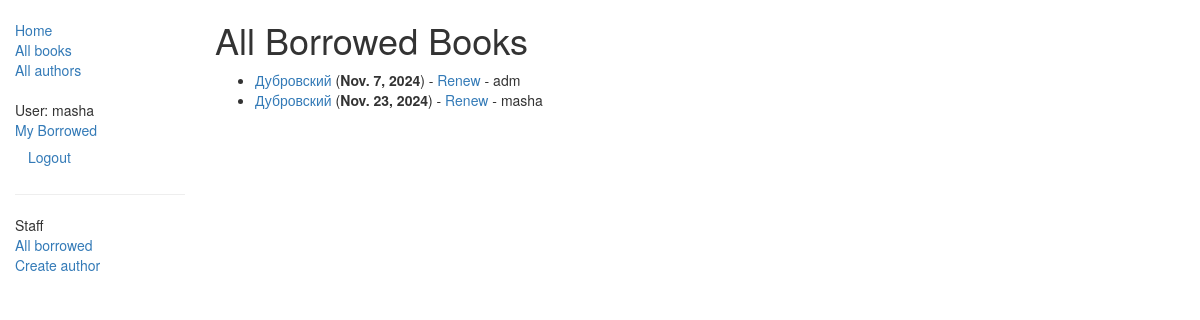
Page /catalog/borrowed/ (signed in) on the committed database.
### catalog/models.py (models this page shows, shortened)
class BookInstance(models.Model):
    id = models.UUIDField(primary_key=True, default=uuid.uuid4, help_text="Unique ID for this particular book across whole library")
    book = models.ForeignKey('Book', on_delete=models.SET_NULL, null=True)
    imprint = models.CharField(max_length=200)
    due_back = models.DateField(null=True, blank=True)
    borrower = models.ForeignKey(User, on_delete=models.SET_NULL, null=True, blank=True)
    LOAN_STATUS = (
        ('m', 'Maintenance'),
        ('o', 'On loan'),
        ('a', 'Available'),
        ('r', 'Reserved'),
    )
    status = models.CharField(max_length=1, choices=LOAN_STATUS, blank=True, default='m', help_text='Book availability')
    @property
    def is_overdue(self):
        if self.due_back and date.today() > self.due_back:
            return True
        return False
    class Meta:
        ordering = ["due_back"]
        permissions = (("can_mark_returned", "Set book as returned"),)

class Book(models.Model):
    title = models.CharField(max_length=200)
    author = models.ForeignKey('Author', on_delete=models.SET_NULL, null=True)
    summary = models.TextField(max_length=1000, help_text="Enter a brief description of the book")
    isbn = models.CharField('ISBN',max_length=13, help_text='13 Character <a href="https://www.isbn-international.org/content/what-isbn">ISBN number</a>')
    genre = models.ManyToManyField(Genre, help_text="Select a genre for this book")
    def display_genre(self):
        """
        Creates a string for the Genre. This is required to display genre in Admin.
        """
        return ', '.join([ genre.name for genre in self.genre.all()[:3] ])
    display_genre.short_description = 'Genre'

### catalog/views.py (the view)
# urls.py: path('borrowed/', views.LoanedBooksAllListView.as_view(), name='all-borrowed'),
class LoanedBooksAllListView(PermissionRequiredMixin, generic.ListView):
    model = BookInstance
    permission_required = 'catalog.can_mark_returned'
    template_name = 'catalog/bookinstance_list_borrowed_all.html'
    paginate_by = 10
    def get_queryset(self):
        return BookInstance.objects.filter(status__exact='o').order_by('due_back')

### catalog/templates/catalog/bookinstance_list_borrowed_all.html
{% extends "base_generic.html" %}
{% block content %}
    <h1>All Borrowed Books</h1>
    {% if bookinstance_list %}
    <ul>
      {% for bookinst in bookinstance_list %}
      <li class="{% if bookinst.is_overdue %}text-danger{% endif %}">
        <a href="{% url 'book-detail' bookinst.book.pk %}">
            {{bookinst.book.title}}</a> (<b>{{ bookinst.due_back }}</b>)
            {% if perms.catalog.can_mark_returned %}-
                <a href="{% url 'renew-book-librarian' bookinst.id %}">Renew</a>
            {% endif %}
          {% if user.is_staff %}- {{ bookinst.borrower }}{% endif %}
      </li>
      {% endfor %}
    </ul>
    {% else %}
      <p>There are no books borrowed.</p>
    {% endif %}
{% endblock %}

### catalog/templates/base_generic.html (shortened to what this page needs)
<!doctype html>
<html lang="en">
  <head>
    <link
      rel="stylesheet"
      href="https://maxcdn.bootstrapcdn.com/bootstrap/3.3.7/css/bootstrap.min.css" />
    {% load static %}
    <link rel="stylesheet" href="{% static 'css/styles.css' %}" />
  </head>
  <body>
    <div class="container-fluid">
      <div class="row">
        <div class="col-sm-2">
          {% block sidebar %}
            <ul class="sidebar-nav">
              <li><a href="{% url 'index' %}">Home</a></li>
              <li><a href="{% url 'books' %}">All books</a></li>
              <li><a href="{% url 'authors' %}">All authors</a></li>
            </ul>
            <ul class="sidebar-nav">
              {% if user.is_authenticated %}
               <li>User: {{ user.get_username }}</li>
              <li><a href="{% url 'my-borrowed' %}">My Borrowed</a></li>
               <li>
                 <form id="logout-form" method="post" action="{% url 'logout' %}">
                   <button type="submit" class="btn btn-link">Logout</button>
                 </form>
               </li>
              {% else %}
               <li><a href="{% url 'login'%}?next={{request.path}}">Login</a></li>
             {% endif %}
            </ul>
            {% if user.is_staff or user_is_librarian %}
            <hr>
            <ul class="sidebar-nav">
              <li>Staff</li>
              <li><a href="{% url 'all-borrowed' %}">All borrowed</a></li>
              {% if perms.catalog.add_author %}
                <li><a href="{% url 'author-create' %}">Create author</a></li>
              {% endif %}
            </ul>
            {% endif %}
          {% endblock %}
        </div>
        <div class="col-sm-10 ">
          {% block content %}{% endblock %}
        </div>
      </div>
    </div>
  </body>
</html>

### catalog/static/css/styles.css (style rules this page uses)
.sidebar-nav { margin-top: 20px; padding: 0; list-style: none; }

### rows in the picture
BookInstance: book "Дубровский", due_back "Nov. 7, 2024", borrower "adm"
BookInstance: book "Дубровский", due_back "Nov. 23, 2024", borrower "masha"

### other values in the picture
{{ user.get_username }} "masha"
